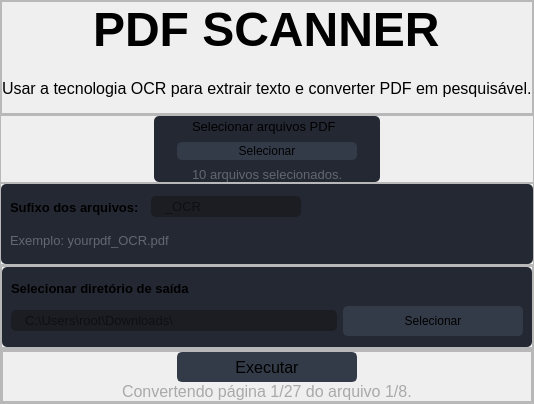
                  <widget class="QWidget" name="page_scanner">
                   <layout class="QVBoxLayout" name="verticalLayout_9">
                    <property name="spacing">
                     <number>0</number>
                    </property>
                    <property name="leftMargin">
                     <number>0</number>
                    </property>
                    <property name="topMargin">
                     <number>0</number>
                    </property>
                    <property name="rightMargin">
                     <number>0</number>
                    </property>
                    <property name="bottomMargin">
                     <number>0</number>
                    </property>
                    <item>
                     <widget class="QFrame" name="frame_8">
                      <property name="frameShape">
                       <enum>QFrame::StyledPanel</enum>
                      </property>
                      <property name="frameShadow">
                       <enum>QFrame::Raised</enum>
                      </property>
                      <layout class="QHBoxLayout" name="horizontalLayout_25">
                       <property name="spacing">
                        <number>0</number>
                       </property>
                       <property name="leftMargin">
                        <number>0</number>
                       </property>
                       <property name="topMargin">
                        <number>0</number>
                       </property>
                       <property name="rightMargin">
                        <number>0</number>
                       </property>
                       <property name="bottomMargin">
                        <number>0</number>
                       </property>
                       <item>
                        <widget class="QFrame" name="frame_home_children_6">
                         <property name="styleSheet">
                          <string notr="true"/>
                         </property>
                         <property name="frameShape">
                          <enum>QFrame::StyledPanel</enum>
                         </property>
                         <property name="frameShadow">
                          <enum>QFrame::Raised</enum>
                         </property>
                         <layout class="QVBoxLayout" name="verticalLayout_14">
                          <property name="leftMargin">
                           <number>0</number>
                          </property>
                          <property name="topMargin">
                           <number>0</number>
                          </property>
                          <property name="rightMargin">
                           <number>0</number>
                          </property>
                          <property name="bottomMargin">
                           <number>0</number>
                          </property>
                          <item alignment="Qt::AlignHCenter|Qt::AlignVCenter">
                           <widget class="QLabel" name="label_scan_pdf_2">
                            <property name="font">
                             <font>
                              <family>Segoe UI</family>
                              <pointsize>36</pointsize>
                              <weight>75</weight>
                              <bold>true</bold>
                             </font>
                            </property>
                            <property name="text">
                             <string>PDF SCANNER</string>
                            </property>
                           </widget>
                          </item>
                          <item alignment="Qt::AlignHCenter|Qt::AlignVCenter">
                           <widget class="QLabel" name="label_scan_pdf_desc_2">
                            <property name="minimumSize">
                             <size>
                              <width>0</width>
                              <height>50</height>
                             </size>
                            </property>
                            <property name="font">
                             <font>
                              <pointsize>12</pointsize>
                             </font>
                            </property>
                            <property name="text">
                             <string>Usar a tecnologia OCR para extrair texto e converter PDF em pesquisável.</string>
                            </property>
                           </widget>
                          </item>
                         </layout>
                        </widget>
                       </item>
                      </layout>
                     </widget>
                    </item>
                    <item>
                     <widget class="QFrame" name="frame_7">
                      <property name="frameShape">
                       <enum>QFrame::StyledPanel</enum>
                      </property>
                      <property name="frameShadow">
                       <enum>QFrame::Raised</enum>
                      </property>
                      <layout class="QHBoxLayout" name="horizontalLayout_24">
                       <property name="spacing">
                        <number>0</number>
                       </property>
                       <property name="leftMargin">
                        <number>0</number>
                       </property>
                       <property name="topMargin">
                        <number>0</number>
                       </property>
                       <property name="rightMargin">
                        <number>0</number>
                       </property>
                       <property name="bottomMargin">
                        <number>0</number>
                       </property>
                       <item>
                        <widget class="QFrame" name="frame_home_children_7">
                         <property name="maximumSize">
                          <size>
                           <width>226</width>
                           <height>112</height>
                          </size>
                         </property>
                         <property name="styleSheet">
                          <string notr="true">background-color: rgb(36, 40, 51);
border-radius: 5px;
</string>
                         </property>
                         <property name="frameShape">
                          <enum>QFrame::StyledPanel</enum>
                         </property>
                         <property name="frameShadow">
                          <enum>QFrame::Raised</enum>
                         </property>
                         <layout class="QVBoxLayout" name="verticalLayout_16">
                          <property name="leftMargin">
                           <number>0</number>
                          </property>
                          <property name="topMargin">
                           <number>0</number>
                          </property>
                          <property name="rightMargin">
                           <number>0</number>
                          </property>
                          <property name="bottomMargin">
                           <number>0</number>
                          </property>
                          <item alignment="Qt::AlignHCenter|Qt::AlignVCenter">
                           <widget class="QLabel" name="label_select_pdf_2">
                            <property name="minimumSize">
                             <size>
                              <width>150</width>
                              <height>20</height>
                             </size>
                            </property>
                            <property name="maximumSize">
                             <size>
                              <width>150</width>
                              <height>20</height>
                             </size>
                            </property>
                            <property name="font">
                             <font>
                              <family>Segoe UI</family>
                              <pointsize>10</pointsize>
                              <weight>50</weight>
                              <bold>false</bold>
                             </font>
                            </property>
                            <property name="contextMenuPolicy">
                             <enum>Qt::NoContextMenu</enum>
                            </property>
                            <property name="text">
                             <string>Selecionar arquivos PDF</string>
                            </property>
                           </widget>
                          </item>
                          <item alignment="Qt::AlignHCenter">
                           <widget class="QPushButton" name="pushButton_open_pdf_2">
                            <property name="minimumSize">
                             <size>
                              <width>180</width>
                              <height>0</height>
                             </size>
                            </property>
                            <property name="maximumSize">
                             <size>
                              <width>180</width>
                              <height>30</height>
                             </size>
                            </property>
                            <property name="styleSheet">
                             <string notr="true">QPushButton {
	border: 2px solid rgb(52, 59, 72);
	border-radius: 5px;	
	background-color: rgb(52, 59, 72);
}
QPushButton:hover {
	background-color: rgb(57, 65, 80);
	border: 2px solid rgb(61, 70, 86);
}
QPushButton:pressed {	
	background-color: rgb(35, 40, 49);
	border: 2px solid rgb(43, 50, 61);
}</string>
                            </property>
                            <property name="text">
                             <string>Selecionar</string>
                            </property>
                            <property name="icon">
                             <iconset resource="../Simple_PySide_Base/files.qrc">
                              <normaloff>:/16x16/icons/16x16/cil-folder-open.png</normaloff>:/16x16/icons/16x16/cil-folder-open.png</iconset>
                            </property>
                           </widget>
                          </item>
                          <item alignment="Qt::AlignHCenter|Qt::AlignVCenter">
                           <widget class="QLabel" name="label_files_selection_2">
                            <property name="minimumSize">
                             <size>
                              <width>150</width>
                              <height>16</height>
                             </size>
                            </property>
                            <property name="maximumSize">
                             <size>
                              <width>140</width>
                              <height>16</height>
                             </size>
                            </property>
                            <property name="font">
                             <font>
                              <pointsize>10</pointsize>
                             </font>
                            </property>
                            <property name="styleSheet">
                             <string notr="true">color: rgb(98, 103, 111);</string>
                            </property>
                            <property name="text">
                             <string>10 arquivos selecionados.</string>
                            </property>
                           </widget>
                          </item>
                         </layout>
                        </widget>
                       </item>
                      </layout>
                     </widget>
                    </item>
                    <item>
                     <widget class="QFrame" name="frame_6">
                      <property name="frameShape">
                       <enum>QFrame::StyledPanel</enum>
                      </property>
                      <property name="frameShadow">
                       <enum>QFrame::Raised</enum>
                      </property>
                      <layout class="QHBoxLayout" name="horizontalLayout_23">
                       <property name="leftMargin">
                        <number>0</number>
                       </property>
                       <property name="topMargin">
                        <number>0</number>
                       </property>
                       <property name="rightMargin">
                        <number>0</number>
                       </property>
                       <property name="bottomMargin">
                        <number>0</number>
                       </property>
                       <item>
                        <widget class="QFrame" name="frame_home_children_8">
                         <property name="minimumSize">
                          <size>
                           <width>0</width>
                           <height>80</height>
                          </size>
                         </property>
                         <property name="maximumSize">
                          <size>
                           <width>850</width>
                           <height>80</height>
                          </size>
                         </property>
                         <property name="styleSheet">
                          <string notr="true">background-color: rgb(36, 40, 51);
border-radius: 5px;
</string>
                         </property>
                         <property name="frameShape">
                          <enum>QFrame::StyledPanel</enum>
                         </property>
                         <property name="frameShadow">
                          <enum>QFrame::Raised</enum>
                         </property>
                         <layout class="QGridLayout" name="gridLayout_5">
                          <item row="0" column="0" alignment="Qt::AlignLeft|Qt::AlignVCenter">
                           <widget class="QLabel" name="label_prefix_2">
                            <property name="enabled">
                             <bool>true</bool>
                            </property>
                            <property name="sizePolicy">
                             <sizepolicy hsizetype="Preferred" vsizetype="Preferred">
                              <horstretch>0</horstretch>
                              <verstretch>0</verstretch>
                             </sizepolicy>
                            </property>
                            <property name="minimumSize">
                             <size>
                              <width>135</width>
                              <height>22</height>
                             </size>
                            </property>
                            <property name="maximumSize">
                             <size>
                              <width>135</width>
                              <height>22</height>
                             </size>
                            </property>
                            <property name="font">
                             <font>
                              <family>Segoe UI</family>
                              <pointsize>10</pointsize>
                              <weight>75</weight>
                              <bold>true</bold>
                             </font>
                            </property>
                            <property name="cursor">
                             <cursorShape>ArrowCursor</cursorShape>
                            </property>
                            <property name="focusPolicy">
                             <enum>Qt::NoFocus</enum>
                            </property>
                            <property name="text">
                             <string>Sufixo dos arquivos:</string>
                            </property>
                           </widget>
                          </item>
                          <item row="1" column="0" colspan="6" alignment="Qt::AlignVCenter">
                           <widget class="QLabel" name="label_exemple_prefix_2">
                            <property name="minimumSize">
                             <size>
                              <width>180</width>
                              <height>15</height>
                             </size>
                            </property>
                            <property name="maximumSize">
                             <size>
                              <width>180</width>
                              <height>15</height>
                             </size>
                            </property>
                            <property name="font">
                             <font>
                              <pointsize>10</pointsize>
                             </font>
                            </property>
                            <property name="styleSheet">
                             <string notr="true">color: rgb(98, 103, 111);</string>
                            </property>
                            <property name="text">
                             <string>Exemplo: yourpdf_OCR.pdf</string>
                            </property>
                           </widget>
                          </item>
                          <item row="0" column="1" alignment="Qt::AlignVCenter">
                           <widget class="QLineEdit" name="lineEdit_prefix_2">
                            <property name="maximumSize">
                             <size>
                              <width>150</width>
                              <height>16777215</height>
                             </size>
                            </property>
                            <property name="font">
                             <font>
                              <pointsize>10</pointsize>
                             </font>
                            </property>
                            <property name="styleSheet">
                             <string notr="true">QLineEdit {
	background-color: rgb(27, 29, 35);
	border-radius: 5px;
	border: 2px solid rgb(27, 29, 35);
	padding-left: 10px;
}
QLineEdit:hover {
	border: 2px solid rgb(64, 71, 88);
}
QLineEdit:focus {
	border: 2px solid rgb(91, 101, 124);
}</string>
                            </property>
                            <property name="text">
                             <string/>
                            </property>
                            <property name="placeholderText">
                             <string>_OCR</string>
                            </property>
                            <property name="clearButtonEnabled">
                             <bool>false</bool>
                            </property>
                           </widget>
                          </item>
                         </layout>
                        </widget>
                       </item>
                      </layout>
                     </widget>
                    </item>
                    <item>
                     <widget class="QFrame" name="frame_5">
                      <property name="frameShape">
                       <enum>QFrame::StyledPanel</enum>
                      </property>
                      <property name="frameShadow">
                       <enum>QFrame::Raised</enum>
                      </property>
                      <layout class="QHBoxLayout" name="horizontalLayout_22">
                       <property name="spacing">
                        <number>0</number>
                       </property>
                       <property name="leftMargin">
                        <number>0</number>
                       </property>
                       <property name="topMargin">
                        <number>0</number>
                       </property>
                       <property name="rightMargin">
                        <number>0</number>
                       </property>
                       <property name="bottomMargin">
                        <number>0</number>
                       </property>
                       <item>
                        <widget class="QFrame" name="frame_home_holding_6">
                         <property name="styleSheet">
                          <string notr="true"/>
                         </property>
                         <property name="frameShape">
                          <enum>QFrame::StyledPanel</enum>
                         </property>
                         <property name="frameShadow">
                          <enum>QFrame::Raised</enum>
                         </property>
                         <layout class="QHBoxLayout" name="horizontalLayout_19">
                          <property name="spacing">
                           <number>0</number>
                          </property>
                          <property name="leftMargin">
                           <number>0</number>
                          </property>
                          <property name="topMargin">
                           <number>0</number>
                          </property>
                          <property name="rightMargin">
                           <number>0</number>
                          </property>
                          <property name="bottomMargin">
                           <number>0</number>
                          </property>
                          <item>
                           <widget class="QFrame" name="frame_home_children_9">
                            <property name="minimumSize">
                             <size>
                              <width>0</width>
                              <height>80</height>
                             </size>
                            </property>
                            <property name="maximumSize">
                             <size>
                              <width>850</width>
                              <height>80</height>
                             </size>
                            </property>
                            <property name="styleSheet">
                             <string notr="true">background-color: rgb(36, 40, 51);
border-radius: 5px;
</string>
                            </property>
                            <property name="frameShape">
                             <enum>QFrame::StyledPanel</enum>
                            </property>
                            <property name="frameShadow">
                             <enum>QFrame::Raised</enum>
                            </property>
                            <layout class="QGridLayout" name="gridLayout_6">
                             <item row="0" column="0">
                              <widget class="QLabel" name="label_outputdir_2">
                               <property name="maximumSize">
                                <size>
                                 <width>16777215</width>
                                 <height>22</height>
                                </size>
                               </property>
                               <property name="font">
                                <font>
                                 <family>Segoe UI</family>
                                 <pointsize>10</pointsize>
                                 <weight>75</weight>
                                 <bold>true</bold>
                                </font>
                               </property>
                               <property name="styleSheet">
                                <string notr="true"/>
                               </property>
                               <property name="text">
                                <string>Selecionar diretório de saída</string>
                               </property>
                              </widget>
                             </item>
                             <item row="1" column="0" alignment="Qt::AlignVCenter">
                              <widget class="QLineEdit" name="lineEdit_outputdir_2">
                               <property name="maximumSize">
                                <size>
                                 <width>686</width>
                                 <height>16777215</height>
                                </size>
                               </property>
                               <property name="font">
                                <font>
                                 <pointsize>10</pointsize>
                                </font>
                               </property>
                               <property name="styleSheet">
                                <string notr="true">QLineEdit {
	background-color: rgb(27, 29, 35);
	border-radius: 5px;
	border: 2px solid rgb(27, 29, 35);
	padding-left: 10px;
}
QLineEdit:hover {
	border: 2px solid rgb(64, 71, 88);
}
QLineEdit:focus {
	border: 2px solid rgb(91, 101, 124);
}</string>
                               </property>
                               <property name="placeholderText">
                                <string>C:\Users\root\Downloads\</string>
                               </property>
                              </widget>
                             </item>
                             <item row="1" column="1">
                              <widget class="QPushButton" name="pushButton_open_dir_2">
                               <property name="minimumSize">
                                <size>
                                 <width>180</width>
                                 <height>30</height>
                                </size>
                               </property>
                               <property name="maximumSize">
                                <size>
                                 <width>180</width>
                                 <height>30</height>
                                </size>
                               </property>
                               <property name="styleSheet">
                                <string notr="true">QPushButton {
	border: 2px solid rgb(52, 59, 72);
	border-radius: 5px;	
	background-color: rgb(52, 59, 72);
}
QPushButton:hover {
	background-color: rgb(57, 65, 80);
	border: 2px solid rgb(61, 70, 86);
}
QPushButton:pressed {	
	background-color: rgb(35, 40, 49);
	border: 2px solid rgb(43, 50, 61);
}</string>
                               </property>
                               <property name="text">
                                <string>Selecionar</string>
                               </property>
                               <property name="icon">
                                <iconset resource="../Simple_PySide_Base/files.qrc">
                                 <normaloff>:/16x16/icons/16x16/cil-folder.png</normaloff>:/16x16/icons/16x16/cil-folder.png</iconset>
                               </property>
                              </widget>
                             </item>
                            </layout>
                           </widget>
                          </item>
                         </layout>
                        </widget>
                       </item>
                      </layout>
                     </widget>
                    </item>
                    <item>
                     <widget class="QFrame" name="frame_4">
                      <property name="frameShape">
                       <enum>QFrame::StyledPanel</enum>
                      </property>
                      <property name="frameShadow">
                       <enum>QFrame::Raised</enum>
                      </property>
                      <layout class="QHBoxLayout" name="horizontalLayout_21">
                       <property name="spacing">
                        <number>0</number>
                       </property>
                       <property name="leftMargin">
                        <number>0</number>
                       </property>
                       <property name="topMargin">
                        <number>0</number>
                       </property>
                       <property name="rightMargin">
                        <number>0</number>
                       </property>
                       <property name="bottomMargin">
                        <number>0</number>
                       </property>
                       <item>
                        <widget class="QFrame" name="frame_home_holding_7">
                         <property name="styleSheet">
                          <string notr="true"/>
                         </property>
                         <property name="frameShape">
                          <enum>QFrame::StyledPanel</enum>
                         </property>
                         <property name="frameShadow">
                          <enum>QFrame::Raised</enum>
                         </property>
                         <layout class="QHBoxLayout" name="horizontalLayout_20">
                          <property name="spacing">
                           <number>0</number>
                          </property>
                          <property name="leftMargin">
                           <number>0</number>
                          </property>
                          <property name="topMargin">
                           <number>0</number>
                          </property>
                          <property name="rightMargin">
                           <number>0</number>
                          </property>
                          <property name="bottomMargin">
                           <number>0</number>
                          </property>
                          <item>
                           <widget class="QFrame" name="frame_home_children_10">
                            <property name="styleSheet">
                             <string notr="true"/>
                            </property>
                            <property name="frameShape">
                             <enum>QFrame::StyledPanel</enum>
                            </property>
                            <property name="frameShadow">
                             <enum>QFrame::Raised</enum>
                            </property>
                            <layout class="QGridLayout" name="gridLayout_8">
                             <property name="leftMargin">
                              <number>0</number>
                             </property>
                             <property name="topMargin">
                              <number>0</number>
                             </property>
                             <property name="rightMargin">
                              <number>0</number>
                             </property>
                             <property name="bottomMargin">
                              <number>0</number>
                             </property>
                             <property name="spacing">
                              <number>0</number>
                             </property>
                             <item row="0" column="0" alignment="Qt::AlignHCenter|Qt::AlignVCenter">
                              <widget class="QPushButton" name="pushButton_execute_2">
                               <property name="minimumSize">
                                <size>
                                 <width>180</width>
                                 <height>30</height>
                                </size>
                               </property>
                               <property name="maximumSize">
                                <size>
                                 <width>180</width>
                                 <height>30</height>
                                </size>
                               </property>
                               <property name="font">
                                <font>
                                 <pointsize>12</pointsize>
                                </font>
                               </property>
                               <property name="styleSheet">
                                <string notr="true">QPushButton {
	border: 2px solid rgb(52, 59, 72);
	border-radius: 5px;	
	background-color: rgb(52, 59, 72);
}
QPushButton:hover {
	background-color: rgb(57, 65, 80);
	border: 2px solid rgb(61, 70, 86);
}
QPushButton:pressed {	
	background-color: rgb(35, 40, 49);
	border: 2px solid rgb(43, 50, 61);
}</string>
                               </property>
                               <property name="text">
                                <string>Executar</string>
                               </property>
                               <property name="icon">
                                <iconset resource="../Simple_PySide_Base/files.qrc">
                                 <normaloff>:/16x16/icons/16x16/cil-media-play.png</normaloff>:/16x16/icons/16x16/cil-media-play.png</iconset>
                               </property>
                              </widget>
                             </item>
                             <item row="1" column="0" alignment="Qt::AlignHCenter|Qt::AlignVCenter">
                              <widget class="QLabel" name="label_log_2">
                               <property name="font">
                                <font>
                                 <family>Segoe UI</family>
                                 <pointsize>12</pointsize>
                                </font>
                               </property>
                               <property name="styleSheet">
                                <string notr="true">color: rgb(169, 169, 169);</string>
                               </property>
                               <property name="text">
                                <string>Convertendo página 1/27 do arquivo 1/8.</string>
                               </property>
                              </widget>
                             </item>
                            </layout>
                           </widget>
                          </item>
                         </layout>
                        </widget>
                       </item>
                      </layout>
                     </widget>
                    </item>
                   </layout>
                  </widget>
